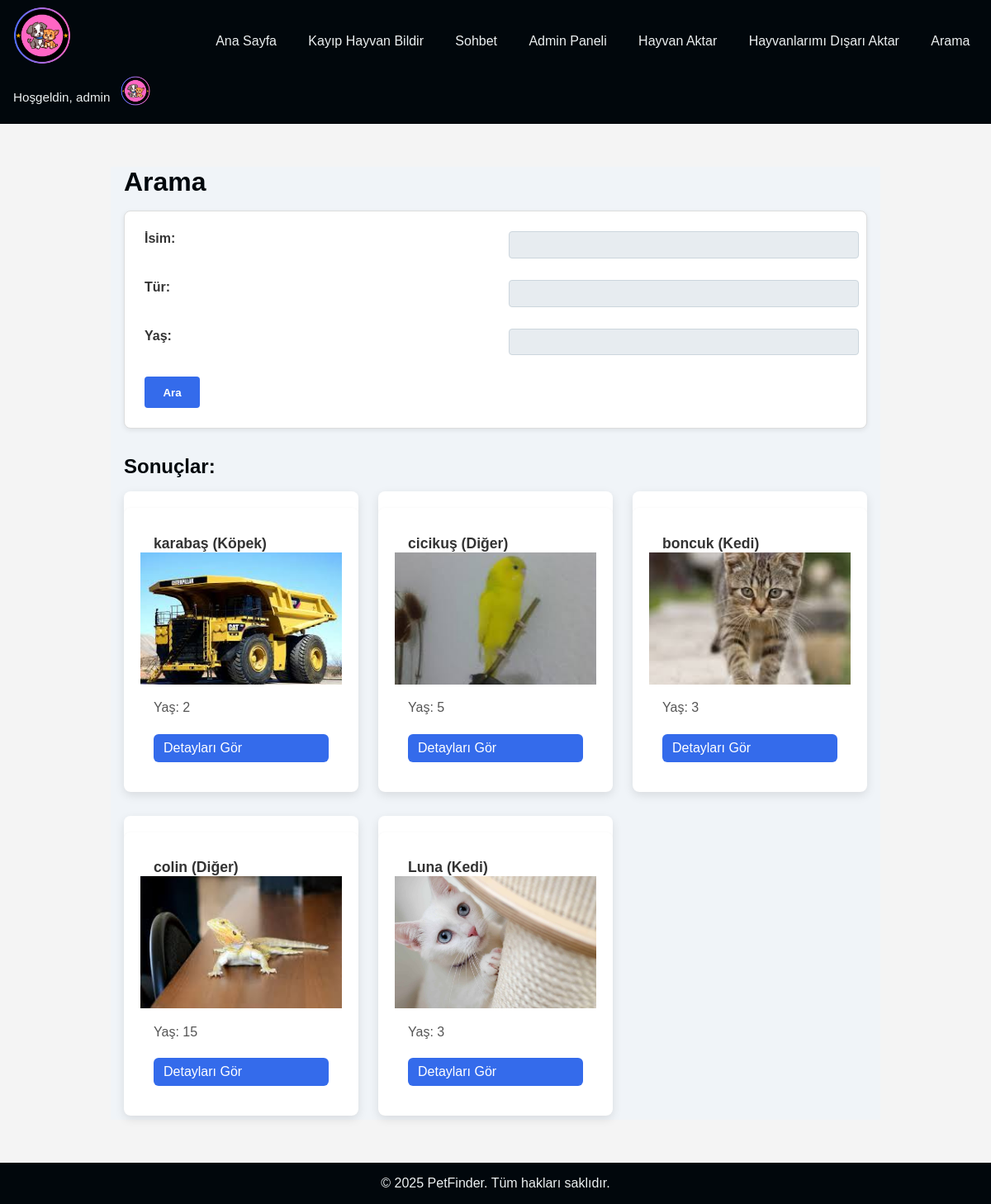
Page /mainpage/search/ (signed in) on the committed database.
### accounts/models.py (models this page shows, shortened)
class UserProfile(models.Model):
    user = models.OneToOneField(User, on_delete=models.CASCADE, related_name='profile')
    profile_picture = models.ImageField(upload_to='profile_pics/', blank=True)
    contact_number = models.CharField(max_length=20, blank=True)

### mainpage/models.py (models this page shows, shortened)
class Pet(models.Model):
    ANIMAL_TYPES = [('Dog', 'Köpek'), ('Cat', 'Kedi'), ('Bird', 'Kuş'), ('Other', 'Diğer')]
    GENDERS = [('Male', 'Erkek'), ('Female', 'Dişi')]
    STATUS_CHOICES = [('Lost', 'Kayıp'), ('Found', 'Bulundu'), ('Returned', 'Teslim Edildi')]
    name = models.CharField(max_length=100, verbose_name="İsim")
    species = models.CharField(max_length=20, choices=ANIMAL_TYPES, verbose_name="Tür")
    breed = models.CharField(max_length=100, blank=True, verbose_name="Irk")
    age = models.PositiveIntegerField(verbose_name="Yaş")
    gender = models.CharField(max_length=10, choices=GENDERS, verbose_name="Cinsiyet")
    description = models.TextField(blank=True, verbose_name="Açıklama")
    last_seen_location = models.CharField(max_length=255, verbose_name="Son Görülme Yeri")
    last_seen_date = models.DateField(default=datetime.date(2025, 1, 1), verbose_name="Son Görülme Tarihi")
    image = models.ImageField(upload_to='pet_images/', blank=True, null=True, verbose_name="Resim")
    status = models.CharField(max_length=20, choices=STATUS_CHOICES, default='Lost', verbose_name="Durum")
    owner = models.ForeignKey(User, on_delete=models.CASCADE)
    date_reported = models.DateTimeField(auto_now_add=True, verbose_name="Bildirim Tarihi")
    tags = models.ManyToManyField("Tag", blank=True, verbose_name="Etiketler")

### mainpage/views.py (the view)
# urls.py: path('search/', views.pet_search, name='pet_search'),
def pet_search(request):
    query_name = request.GET.get('name', '')
    query_species = request.GET.get('species', '')
    query_age = request.GET.get('age', '')
    pets = Pet.objects.filter(status='Lost')
    if query_name:
        pets = pets.filter(name__icontains=query_name)
    if query_species:
        pets = pets.filter(species__icontains=query_species)
    if query_age:
        pets = pets.filter(age=query_age)
    return render(request, 'mainpage/pet_search.html', {
        'pets': pets,
        'name': query_name,
        'species': query_species,
        'age': query_age,
    })

### mainpage/context_processors.py (called while the page is built)
def user_profile(request):
    if request.user.is_authenticated:
        try:
            profile = UserProfile.objects.get(user=request.user)
        except UserProfile.DoesNotExist:
            profile = None
    else:
        profile = None
    return {'user_profile': profile}

### mainpage/templates/mainpage/pet_search.html (shortened to what this page needs)
{% extends 'mainpage/base.html' %}
{% load static %}
{% block extra_css %}
  <link rel="stylesheet" href="{% static 'mainpage/search.css' %}">
{% endblock %}
{% block content %}
<div class="search-page">
<h2>Arama</h2>
<form class="search-form" method="get">
  <label for="name">İsim:</label>
  <input type="text" name="name" value="{{ name }}">
  <label for="species">Tür:</label>
  <input type="text" name="species" value="{{ species }}">
  <label for="age">Yaş:</label>
  <input type="number" name="age" value="{{ age }}">
  <button type="submit">Ara</button>
</form>
<h3>Sonuçlar:</h3>
{% if pets %}
  <ul class="search-results">
    {% for pet in pets %}
      <li>
        <div class="pet-card">
          <h4>{{ pet.name }} ({{ pet.get_species_display }})</h4>
          {% if pet.image %}
            <img src="{{ pet.image.url }}" alt="{{ pet.name }}">
          {% else %}
            <img src="{% static 'mainpage/default_pet.jpeg' %}" alt="No image">
          {% endif %}
          <p>Yaş: {{ pet.age }}</p>
          <a class="bt" href="{% url 'mainpage:pet_detail' pet.pk %}">Detayları Gör</a>
        </div>
      </li>
    {% endfor %}
  </ul>
{% else %}
  <p class="no-results">No pets match your criteria.</p>
{% endif %}
</div>
{% endblock %}

### mainpage/templates/mainpage/base.html (shortened to what this page needs)
{% load static %}
<!DOCTYPE html>
<html lang="en">
<head>
    <link rel="stylesheet" href="{% static 'mainpage/style.css' %}">
     {% block extra_css %}{% endblock %}
    <link href="https://cdn.jsdelivr.net/npm/select2@4.1.0-rc.0/dist/css/select2.min.css" rel="stylesheet" />
</head>
<body>
<nav class="navbar">
    <div class="navbar__logo">
      <a href="{% url 'mainpage:pet_list' %}">
        <img src="{% static 'mainpage/logo.png' %}" alt="PetFinder Logo">
      </a>
    </div>
    <div class="navbar__links">
      <a href="{% url 'mainpage:pet_list' %}">Ana Sayfa</a>
      <a href="{% url 'mainpage:pet_report' %}">Kayıp Hayvan Bildir</a>
      <a href="{% url 'mainpage:chat_list' %}">Sohbet</a>
      {% if user.is_staff %}
        <a href="{% url 'mainpage:admin_views' %}">Admin Paneli</a>
      {% endif %}
      <a href="{% url 'mainpage:import_pets' %}">Hayvan Aktar</a>
      <a href="{% url 'mainpage:export_pets' %}">Hayvanlarımı Dışarı Aktar</a>
      <a href="{% url 'mainpage:pet_search' %}">Arama</a>
    </div>
    <div class="navbar__user">
      {% if user.is_authenticated %}
        <span class="navbar__greeting">Hoşgeldin, {{ user.username }}</span>
        <div class="profile-dropdown">
          <div class="profile-toggle">
            {% if user_profile.profile_picture %}
              <img
                class="navbar__avatar"
                src="{{ user_profile.profile_picture.url }}"
                alt="Profil Resmi"
              >
            {% else %}
              <img
                class="navbar__avatar"
                src="{% static 'mainpage/default_profile.jpg' %}"
                alt="Profil Resmi"
              >
            {% endif %}
          </div>
        </div>
      {% else %}
      <div class="navbar__links">
        <a href="{% url 'accounts:login' %}">Giriş</a>
        <a href="{% url 'accounts:register' %}">Kayıt Ol</a>
      </div>
      {% endif %}
    </div>
  </nav>
   <div class="content">
    {% block content %}{% endblock %}
  </div>
  <footer class="footer">
    <div class="copyright">
      © 2025 PetFinder. Tüm hakları saklıdır.
    </div>
  </footer>
</body>
</html>

### mainpage/static/mainpage/style.css (style rules this page uses)
html, body { margin: 0; padding: 0; height: 100%; }
body { font-family: Arial, sans-serif; margin: 0; padding: 0; background-color: #f4f4f4; display: flex; flex-direction: column; }
.navbar { display: flex; justify-content: space-between; align-items: center; background-color: #01070c; padding: 0.5rem 1rem; flex-wrap: wrap; }
.navbar__logo img { height: 70px; }
.navbar__links { display: flex; gap: 1.2rem; }
.navbar__links a { color: #ecf0f1; text-decoration: none; font-weight: 500; padding: 0.4rem 0.6rem; border-radius: 4px; transition: background 0.2s; }
.navbar__user { display: flex; align-items: center; gap: 0.8rem; }
.navbar__greeting { color: #ecf0f1; font-size: 0.95rem; }
.navbar__avatar { width: 36px; height: 36px; border-radius: 50%; cursor: pointer; }
.profile-dropdown { position: relative; }
.content { flex: 1; padding: 20px; }
h1, h2, h3 { color: #222; }
ul, ol { list-style: none; padding-left: 0; }
ul li, ol li { margin-bottom: 5px; }
form { background-color: #fff; padding: 20px; border: 1px solid #ddd; }
img { max-width: 300px; margin-bottom: 10px; }
.pet-card { background-color: #fff; padding: 20px; border-radius: 8px; box-shadow: 0 2px 4px rgba(0,0,0,0.1); margin-top: 20px; }
input, select, textarea { display: block; width: 100%; margin-bottom: 10px; padding: 5px; border: 1px solid #ccd6dd; border-radius: 4px; background: #f7f9fa; transition: border-color 0.2s; }
button, .bt { background-color: #333; color: #fff; padding: 8px 12px; border: none; border-radius: 6px; cursor: pointer; text-decoration: none; display: inline-block; transition: background 0.2s; }
.footer { background: #01070c; color: #ecf0f1; text-align: center; padding: 1rem 0; }

### mainpage/static/mainpage/search.css (style rules this page uses)
:root { --clr-bg-page: #f0f4f8; --clr-bg-form: #ffffff; --clr-bg-card: #ffffff; --clr-primary: #346beb; --clr-primary-d: #2758a0; --clr-text: #333333; --clr-muted: #555555; --clr-input: #e7ecf0; --shadow-sm: 0 2px 6px rgba(0,0,0,0.08); --shadow-md: 0 4px 12px rgba(0,0,0,0.1); --clr-ozel: #01070c; }
.search-page { max-width: 900px; margin: 2rem auto; padding: 0 1rem; background: var(--clr-bg-page); }
.search-page h2, .search-page h3 { color: var(--clr-ozel); text-align: left; margin-bottom: 1rem; }
.search-page h2 { font-size: 2rem; }
.search-page h3 { font-size: 1.5rem; margin-top: 2rem; }
.search-form { display: grid; grid-template-columns: 1fr 1fr; gap: 1rem 2rem; background: var(--clr-bg-form); padding: 1.5rem; border-radius: 8px; box-shadow: var(--shadow-sm); }
.search-form label { font-weight: 600; color: var(--clr-text); }
.search-form input { grid-column: span 1; padding: 0.4rem; border: 1px solid #ccd6dd; border-radius: 4px; background: var(--clr-input); font-size: 1rem; color: var(--clr-text); }
.search-form button { grid-column: 1 / -1; justify-self: start; padding: 0.7rem 1.4rem; background: var(--clr-primary); color: #fff; font-weight: 600; border: none; border-radius: 4px; cursor: pointer; transition: background 0.2s; }
.search-results { list-style: none; display: grid; grid-template-columns: repeat(auto-fill, minmax(260px, 1fr)); gap: 1.5rem; padding: 0; margin-top: 1rem; }
.search-results li { background: var(--clr-bg-card); border-radius: 8px; box-shadow: var(--shadow-md); overflow: hidden; transition: transform 0.2s, box-shadow 0.2s; }
.search-results .pet-card { display: flex; flex-direction: column; }
.search-results .pet-card h4 { margin: 0.8rem 1rem 0; font-size: 1.1rem; color: var(--clr-text); }
.search-results .pet-card img { width: 100%; height: 160px; object-fit: cover; }
.search-results .pet-card p { margin: 0.6rem 1rem; color: var(--clr-muted); }
.search-results .pet-card .bt { margin: 0.8rem 1rem 1rem; background: var(--clr-primary); }

### rows in the picture
UserProfile: profile_picture (picture)
Pet: name "karabaş", species "Köpek", age "2"
Pet: name "cicikuş", species "Diğer", image (picture), age "5"
Pet: name "boncuk", species "Kedi", image (picture), age "3"
Pet: name "colin", species "Diğer", image (picture), age "15"
Pet: name "Luna", species "Kedi", image (picture), age "3"

### other values in the picture
{{ user.username }} "admin"
